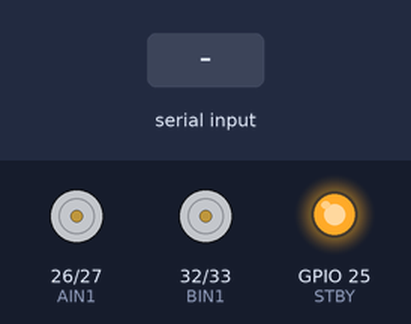
Recording of a sketch running on a simulated ESP32. On the bench: motor-driver pin pairs drawn as motors (green arrow = first pin HIGH = forward, orange = second pin HIGH = backward, longer = more drive, stopped while the standby pin is LOW), output pins drawn as LEDs (lit = HIGH). The inputs (shaded band) are chosen by the test bench. Nothing arrives over Bluetooth unless stated; what the sketch prints to the serial monitor is not drawn.

Above: at 1.2 s.
1.3 s: "F\n" received over the second serial link
At 2.6 s:
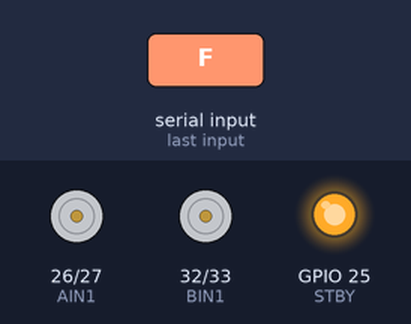
2.9 s: "B\n" received over the second serial link
At 4.0 s:
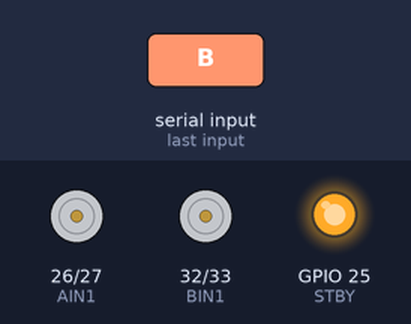
4.5 s: "L\n" received over the second serial link
At 5.2 s:
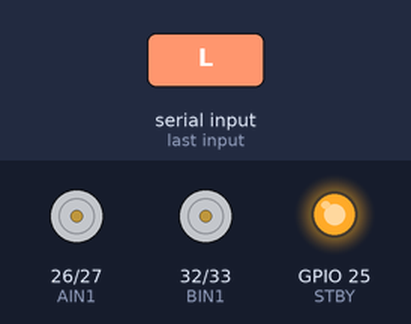
6.1 s: "R\n" received over the second serial link
At 7.6 s:
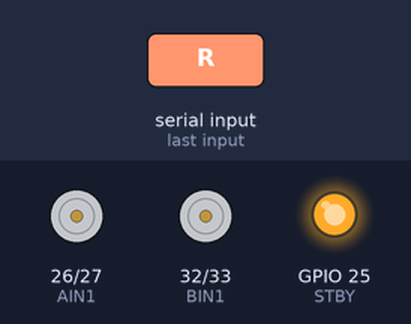
Timing chart, 0 to 8.7 s (numbered marks = the images above; inputs shaded):
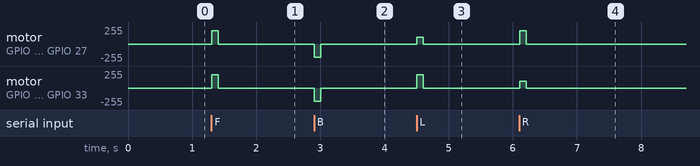

The sketch:

ragicon.ino
```cpp
#include "BluetoothSerial.h"


BluetoothSerial SerialBT;

String buttonState = "OFF";
unsigned long lastReceiveTime = 0;

#define MOTOR_TIMEOUT 100
// DRV8833
#define BIN1 32
#define BIN2 33
#define AIN1 26
#define AIN2 27
#define STBY 25

void left_Motor(int speed) {

  if (speed > 0) {
    // 正転
    analogWrite(AIN1, speed);
    analogWrite(AIN2, 0);
  }
  else if (speed < 0) {
    // 逆転
    analogWrite(AIN1, 0);
    analogWrite(AIN2, -speed);
  }
  else {
    // 停止
    analogWrite(AIN1, 0);
    analogWrite(AIN2, 0);
  }
}


void right_Motor(int speed) {

  if (speed > 0) {
    // 正転
    analogWrite(BIN1, speed);
    analogWrite(BIN2, 0);
  }
  else if (speed < 0) {
    // 逆転
    analogWrite(BIN1, 0);
    analogWrite(BIN2, -speed);
  }
  else {
    // 停止
    analogWrite(BIN1, 0);
    analogWrite(BIN2, 0);
  }
}

void left_MotorStop() {
  analogWrite(AIN1, 0);
  analogWrite(AIN2, 0);
}

void Go_Front(int speed){
  left_Motor(speed);
  right_Motor(speed);
}
void Go_Back(int speed){
  left_Motor(-speed);
  right_Motor(-speed);
}
void Go_Left(int speed){
  int half_speed=speed/2;
  left_Motor(half_speed);
  right_Motor(speed);
}
void Go_Right(int speed){
  int half_speed=speed/2;
  left_Motor(speed);
  right_Motor(half_speed);
}
void right_MotorStop() {
  analogWrite(BIN1, 0);
  analogWrite(BIN2, 0);
}
void setup() {

  Serial.begin(115200);

  // =====================
  // モーター
  // =====================

  pinMode(STBY, OUTPUT);
  digitalWrite(STBY, HIGH);

  pinMode(AIN1, OUTPUT);
  pinMode(AIN2, OUTPUT);
  right_MotorStop();
  left_MotorStop();


  // =====================
  // Bluetooth
  // =====================

  if (!SerialBT.begin("RC_CAR")) {
    Serial.println("Bluetooth開始失敗");
    return;
  }

  Serial.println("Bluetooth Server Started");

  Serial.print("Bluetooth MAC: ");
  Serial.println(SerialBT.getBtAddressString());
}


void loop() {

  if (SerialBT.available()) {
    lastReceiveTime = millis();
    String data = SerialBT.readStringUntil('\n');
    data.trim();

    Serial.print("受信: ");
    Serial.println(data);


    // =====================
    // 1なら正転
    // 0なら停止
    // =====================

    if (data == "F") {
      buttonState = "ON";
      // 正転
      Go_Front(200);
    }
    else if (data == "B"){
      buttonState = "ON";
      // 正転
      Go_Back(200);
    }
    else if (data == "L"){
      buttonState = "ON";
      // 正転
      Go_Left(200);
    }
    else if (data == "R"){
      buttonState = "ON";
      // 正転
      Go_Right(200);
    }
    else {

      buttonState = "OFF";

      // 停止
      right_MotorStop();
      left_MotorStop();


    }
  }
  if (millis() - lastReceiveTime > MOTOR_TIMEOUT) {
  right_MotorStop();
  left_MotorStop();
  }
  delay(10);
}
```

Measured:
- after the input at 1.3 s, motor on GPIO 26 (AIN1) / GPIO 27 (AIN2), motor on GPIO 32 (BIN1) / GPIO 33 (BIN2): stopped → forward 200/255 at once, → stopped 0.10 s later
- after the input at 2.9 s, motor on GPIO 26 (AIN1) / GPIO 27 (AIN2), motor on GPIO 32 (BIN1) / GPIO 33 (BIN2): stopped → backward 200/255 at once, → stopped 0.10 s later
- after the input at 4.5 s, motor on GPIO 26 (AIN1) / GPIO 27 (AIN2): stopped → forward 100/255 at once, → stopped 0.10 s later; motor on GPIO 32 (BIN1) / GPIO 33 (BIN2): stopped → forward 200/255 at once, → stopped 0.10 s later
- after the input at 6.1 s, motor on GPIO 26 (AIN1) / GPIO 27 (AIN2): stopped → forward 200/255 at once, → stopped 0.10 s later; motor on GPIO 32 (BIN1) / GPIO 33 (BIN2): stopped → forward 100/255 at once, → stopped 0.10 s later
